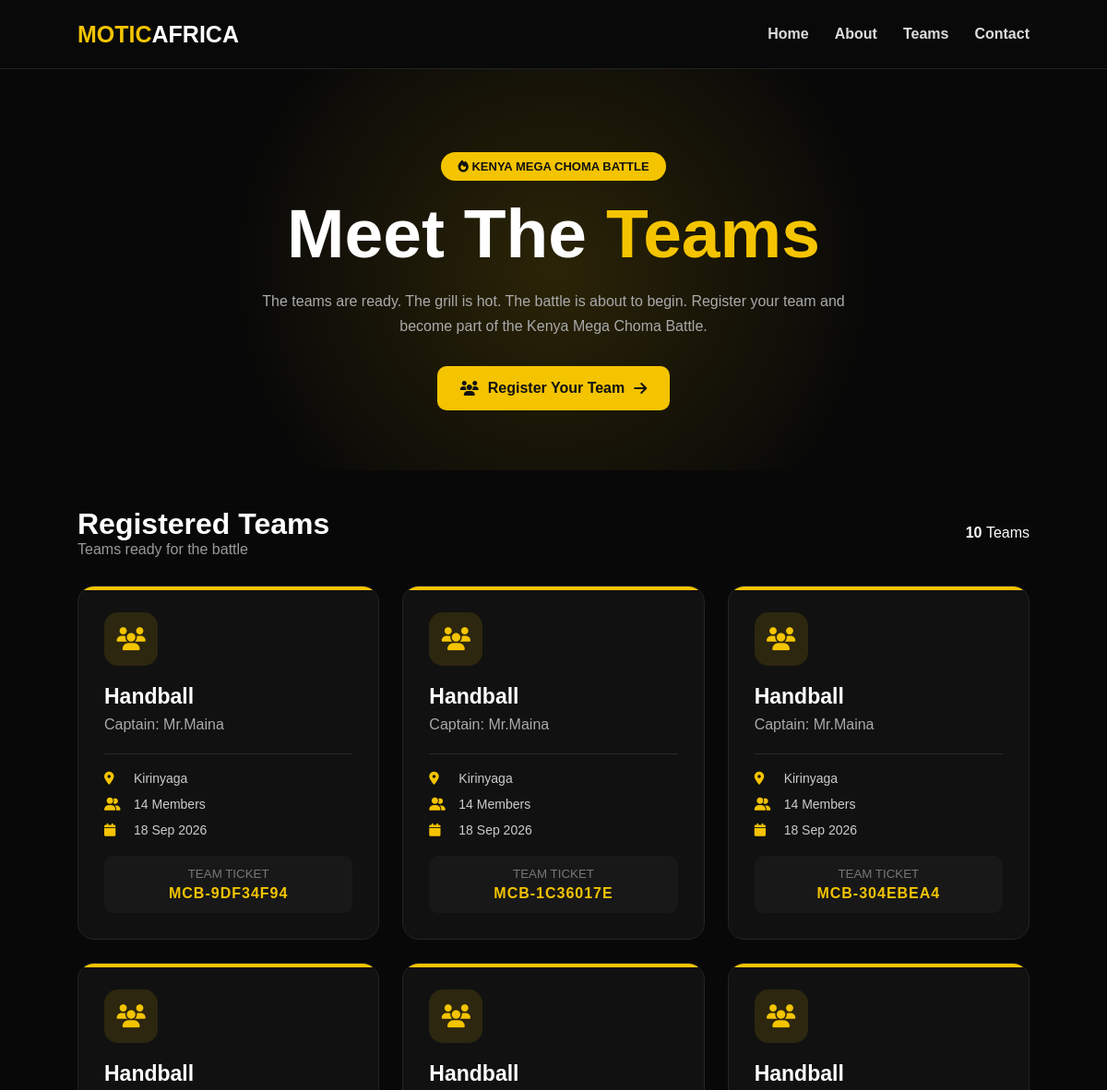
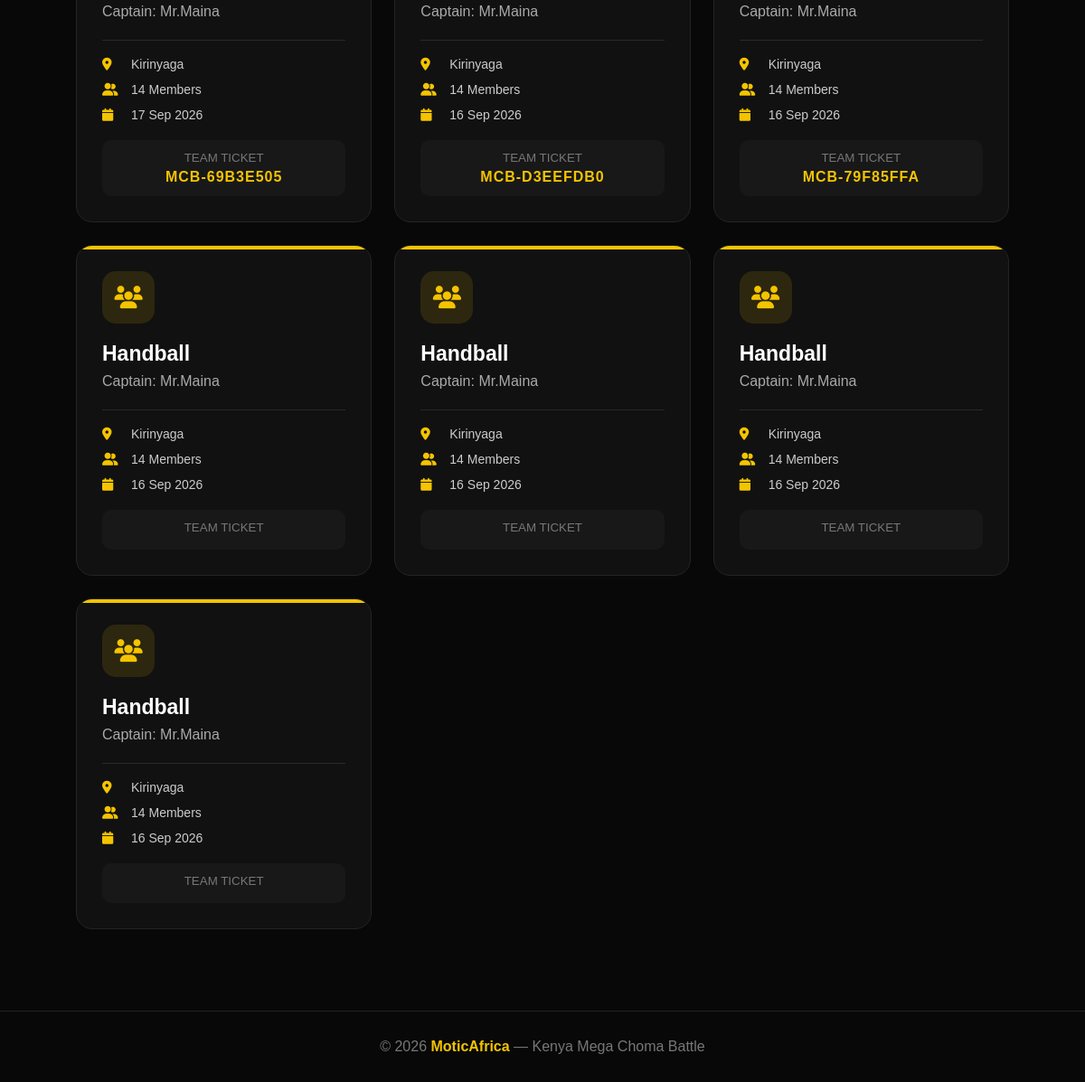
Screenshot of /teams/ with the database file from the repository (2 pictures, top to bottom).
### moticapp/models.py (models this page shows, shortened)
class Team(models.Model):
    team_name = models.CharField(max_length=150)
    captain_name = models.CharField(max_length=150)
    phone_number = models.CharField(max_length=20)
    email = models.EmailField()
    county = models.CharField(max_length=100)
    number_of_members = models.PositiveIntegerField()
    team_description = models.TextField(blank=True)
    ticket_number = models.CharField(
        max_length=30,
        blank=True,
        default=""
    )
    PAYMENT_STATUS = [
        ('Pending', 'Pending'),
        ('Paid', 'Paid'),
        ('Cancelled', 'Cancelled'),
    ]
    payment_reference = models.CharField(
        max_length=100,
        blank=True,
        null=True
    )
    payment_status = models.CharField(
        max_length=20,
        choices=PAYMENT_STATUS,
        default='Pending'
    )
    payment_reference = models.CharField(
        max_length=100,
        blank=True
    )
    payment_amount = models.DecimalField(
        max_digits=10,
        decimal_places=2,
        default=5000
    )
    created_at = models.DateTimeField(auto_now_add=True)

### moticapp/views.py (the view)
# urls.py: path('teams/', views.teams, name='teams'),
def teams(request):
    all_teams = Team.objects.all().order_by('-created_at')
    return render(request, 'teams.html', {
        'teams': all_teams
    })

### Templates/teams.html (shortened to what this page needs)
<!DOCTYPE html>
{% load static %}
<html lang="en">
<head>
    <link rel="stylesheet"
          href="https://cdnjs.cloudflare.com/ajax/libs/font-awesome/6.5.2/css/all.min.css">
</head>
<body>
<nav>
    <div class="logo">
        MOTIC<span>AFRICA</span>
    </div>
    <div class="nav-links">
        <a href="{% url 'index' %}">
            Home
        </a>
        <a href="{% url 'about' %}">
            About
        </a>
        <a href="{% url 'teams' %}">
            Teams
        </a>
        <a href="{% url 'contact' %}">
            Contact
        </a>
    </div>
</nav>
<section class="hero">
    <div class="tag">
        <i class="fa-solid fa-fire"></i>
        KENYA MEGA CHOMA BATTLE
    </div>
    <h1>
        Meet The <span>Teams</span>
    </h1>
    <p>
        The teams are ready. The grill is hot.
        The battle is about to begin.
        Register your team and become part of
        the Kenya Mega Choma Battle.
    </p>
    <a href="{% url 'team_registration' %}"
       class="register-btn">
        <i class="fa-solid fa-users"></i>
        Register Your Team
        <i class="fa-solid fa-arrow-right"></i>
    </a>
</section>
<section class="teams-section">
    <div class="section-title">
        <div>
            <h2>Registered Teams</h2>
            <span>
                Teams ready for the battle
            </span>
        </div>
        <div>
            <strong>
                {{ teams|length }}
            </strong>
            Teams
        </div>
    </div>
    {% if teams %}
        <div class="teams-grid">
            {% for team in teams %}
                <div class="team-card">
                    <div class="team-icon">
                        <i class="fa-solid fa-users"></i>
                    </div>
                    <h3>
                        {{ team.team_name }}
                    </h3>
                    <p class="captain">
                        Captain: {{ team.captain_name }}
                    </p>
                    <div class="team-info">
                        <div class="info">
                            <i class="fa-solid fa-location-dot"></i>
                            <span>
                                {{ team.county }}
                            </span>
                        </div>
                        <div class="info">
                            <i class="fa-solid fa-user-group"></i>
                            <span>
                                {{ team.number_of_members }}
                                Members
                            </span>
                        </div>
                        <div class="info">
                            <i class="fa-solid fa-calendar"></i>
                            <span>
                                {{ team.created_at|date:"d M Y" }}
                            </span>
                        </div>
                    </div>
                    <div class="ticket">
                        <small>
                            TEAM TICKET
                        </small>
                        <strong>
                            {{ team.ticket_number }}
                        </strong>
                    </div>
                </div>
            {% endfor %}
        </div>
    {% endif %}
</section>
<footer>
    © 2026 <strong>MoticAfrica</strong> —
    Kenya Mega Choma Battle
</footer>
</body>
</html>

### Templates/teams.html (style rules this page uses)
* { margin: 0; padding: 0; box-sizing: border-box; }
body { font-family: Arial, sans-serif; background: #080808; color: white; }
nav { height: 75px; padding: 0 7%; display: flex; justify-content: space-between; align-items: center; background: #090909; border-bottom: 1px solid #222; }
.logo { font-size: 25px; font-weight: 900; color: #f4c400; }
.logo span { color: white; }
.nav-links { display: flex; gap: 28px; }
.nav-links a { color: #ddd; text-decoration: none; font-weight: bold; transition: .3s; }
.hero { text-align: center; padding: 90px 20px 65px; background: radial-gradient(circle at center, rgba(244,196,0,.15), transparent 55%); }
.hero .tag { display: inline-block; background: #f4c400; color: #111; padding: 8px 18px; border-radius: 30px; font-size: 13px; font-weight: 900; margin-bottom: 20px; }
.hero h1 { font-size: clamp(40px, 7vw, 75px); font-weight: 900; line-height: 1; }
.hero h1 span { color: #f4c400; }
.hero p { max-width: 650px; margin: 22px auto 30px; color: #aaa; line-height: 1.7; }
.register-btn { display: inline-flex; align-items: center; gap: 10px; background: #f4c400; color: #111; padding: 15px 25px; border-radius: 10px; text-decoration: none; font-weight: 900; transition: .3s; }
.teams-section { padding: 40px 7% 90px; }
.section-title { display: flex; justify-content: space-between; align-items: center; margin-bottom: 30px; gap: 20px; }
.section-title h2 { font-size: 32px; }
.section-title span { color: #999; }
.teams-grid { display: grid; grid-template-columns: repeat(auto-fit, minmax(280px, 1fr)); gap: 25px; }
.team-card { position: relative; background: #111; border: 1px solid #242424; border-radius: 18px; padding: 28px; overflow: hidden; transition: .35s; }
.team-card::before { content: ""; position: absolute; top: 0; left: 0; width: 100%; height: 4px; background: #f4c400; }
.team-icon { width: 58px; height: 58px; border-radius: 15px; background: rgba(244,196,0,.12); color: #f4c400; display: flex; align-items: center; justify-content: center; font-size: 25px; margin-bottom: 20px; }
.team-card h3 { font-size: 23px; margin-bottom: 8px; }
.captain { color: #aaa; margin-bottom: 22px; }
.team-info { display: flex; flex-direction: column; gap: 12px; border-top: 1px solid #292929; padding-top: 18px; }
.info { display: flex; align-items: center; gap: 12px; color: #ccc; font-size: 14px; }
.info i { width: 20px; color: #f4c400; }
.ticket { margin-top: 20px; background: #181818; border-radius: 10px; padding: 12px; text-align: center; }
.ticket small { display: block; color: #777; margin-bottom: 5px; }
.ticket strong { color: #f4c400; letter-spacing: 1px; }
footer { border-top: 1px solid #222; padding: 30px 7%; text-align: center; color: #777; }
footer strong { color: #f4c400; }

### rows the page displays
Team: team_name "Handball", captain_name "Mr.Maina", county "Kirinyaga", number_of_members "14", created_at "18 Sep 2026", ticket_number "MCB-9DF34F94"
Team: team_name "Handball", captain_name "Mr.Maina", county "Kirinyaga", number_of_members "14", created_at "18 Sep 2026", ticket_number "MCB-1C36017E"
Team: team_name "Handball", captain_name "Mr.Maina", county "Kirinyaga", number_of_members "14", created_at "18 Sep 2026", ticket_number "MCB-304EBEA4"
Team: team_name "Handball", captain_name "Mr.Maina", county "Kirinyaga", number_of_members "14", created_at "17 Sep 2026", ticket_number "MCB-69B3E505"
Team: team_name "Handball", captain_name "Mr.Maina", county "Kirinyaga", number_of_members "14", created_at "16 Sep 2026", ticket_number "MCB-D3EEFDB0"
Team: team_name "Handball", captain_name "Mr.Maina", county "Kirinyaga", number_of_members "14", created_at "16 Sep 2026", ticket_number "MCB-79F85FFA"
Team: team_name "Handball", captain_name "Mr.Maina", county "Kirinyaga", number_of_members "14", created_at "16 Sep 2026"
Team: team_name "Handball", captain_name "Mr.Maina", county "Kirinyaga", number_of_members "14", created_at "16 Sep 2026"
Team: team_name "Handball", captain_name "Mr.Maina", county "Kirinyaga", number_of_members "14", created_at "16 Sep 2026"
Team: team_name "Handball", captain_name "Mr.Maina", county "Kirinyaga", number_of_members "14", created_at "16 Sep 2026"

### other values shown
{{ teams|length }} "10"
